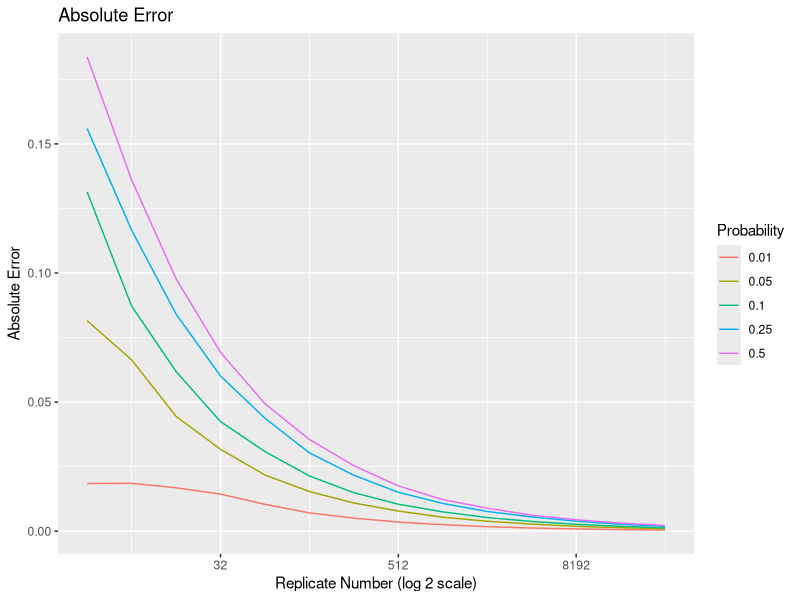
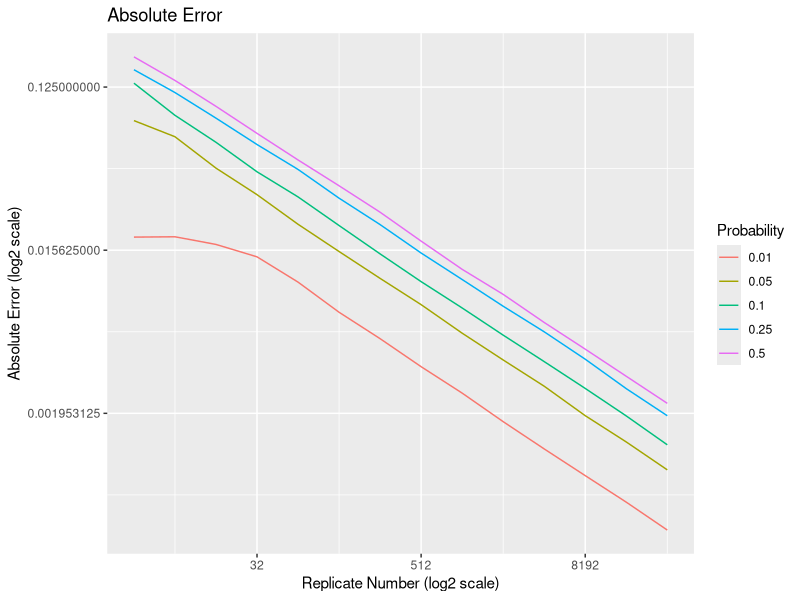
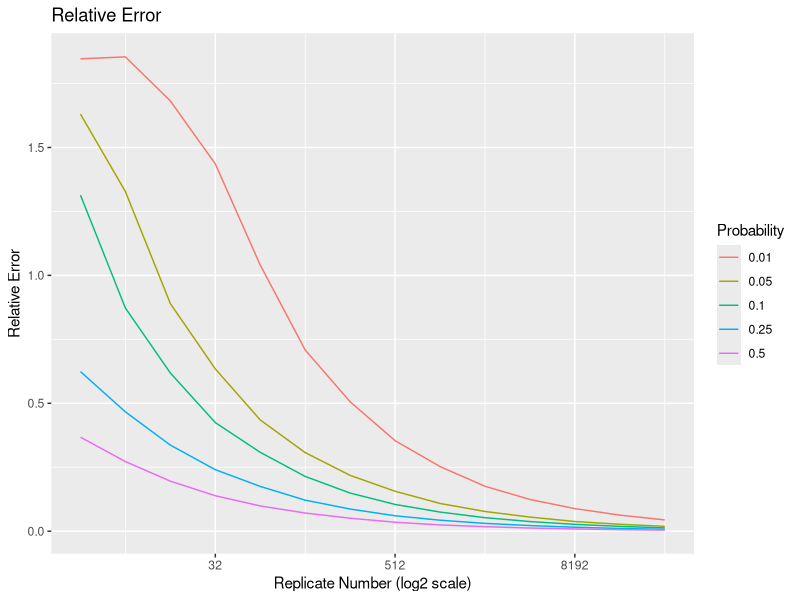
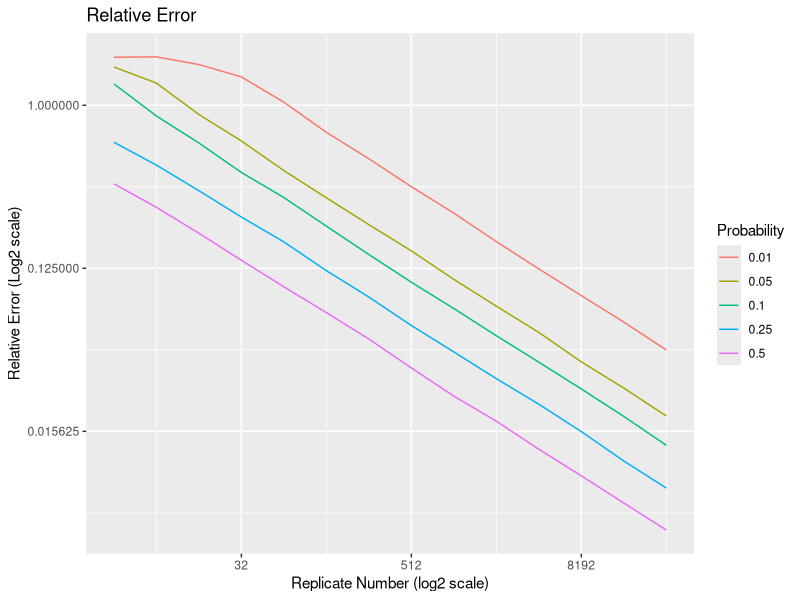

Recreate these plots in R, in order.
## ---- chunk 1
# Step 1: calculate estimated probability, absolute error, and relative error
error_v4 <- function(r,n,p){
  d1 <- rbinom(r,n,p)
  phat <- d1/n
# absolute error = measured value - actual value 
  ae <- abs(phat-p)
  re <- ae/p
  c(mean(ae), mean(re))
}

mean_error_v4 <- error_v4(5000, 128, .3)

# create vectors for probabilities and replicate numbers
ps <- c(0.01, 0.05, 0.1, 0.25, 0.5)
ns <- 2^(2:15)

# create empty vectors to store the errors
out_ae <- array(NA, dim=c(length(ps), length(ns)))
out_re <- array(NA, dim=c(length(ps), length(ns)))

# Step 2: Iterate over the sets probabilties and number of replicates
for(i in seq_along(ps)){
    for(j in seq_along(ns)){
       out <- error_v4(5000, ns[j], ps[i])
       out_ae[i,j] <- out[1]
       out_re[i,j] <- out[2]  
    }
}
## ---- chunk 2

# Step 3: Graph the errors

library(ggplot2)

# Plotting absolute error
df_ae <- data.frame(replicates = rep(ns, each = length(ps)),
                    absolute_error = as.vector(out_ae),
                    probabilities = rep(ps, length(ns)))

ggplot(df_ae, aes(x = replicates, y = absolute_error, color = as.factor(probabilities))) + geom_line() +  scale_x_continuous(trans = 'log2') +  labs(title = "Absolute Error", x = "Replicate Number (log 2 scale)",   y = "Absolute Error",  color = "Probability")

ggplot(df_ae, aes(x = replicates, y = absolute_error, color = as.factor(probabilities))) + geom_line() +  scale_x_continuous(trans = 'log2') + scale_y_continuous(trans = 'log2') + labs(title = "Absolute Error", x = "Replicate Number (log2 scale)",   y = "Absolute Error (log2 scale)",  color = "Probability")

# Plotting relative error
df_re <- data.frame(replicates = rep(ns, each = length(ps)),
                    relative_error = as.vector(out_re),
                    probabilities = rep(ps, length(ns)))

ggplot(df_re, aes(x = replicates, y = relative_error, color = as.factor(probabilities))) + geom_line() + scale_x_continuous(trans = 'log2') + labs(title = "Relative Error", x = "Replicate Number (log2 scale)",  y = "Relative Error", color = "Probability")

ggplot(df_re, aes(x = replicates, y = relative_error, color = as.factor(probabilities))) + geom_line() + scale_x_continuous(trans = 'log2') + scale_y_continuous(trans = 'log2') + labs(title = "Relative Error", x = "Replicate Number (log2 scale)",  y = "Relative Error (Log2 scale)", color = "Probability")
